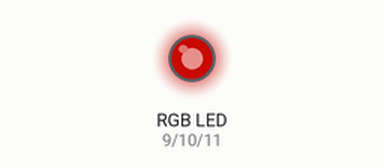
Simulated run of this sketch. Board: Arduino Uno, built with avr-gcc and run on an emulated ATmega328P. On the bench: an RGB LED mixed from three pins (HIGH = lit). Dim RGB values are drawn brighter than linear.

Above: at 0.05 s.
At 1.25 s:
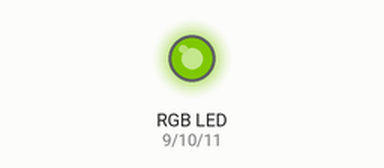
At 1.85 s:
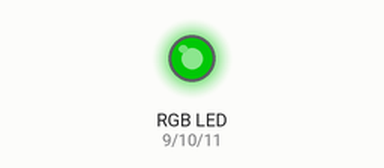
At 2.5 s:
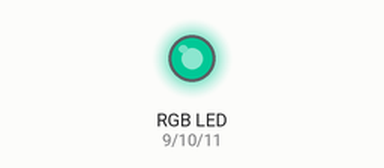
At 3.75 s:
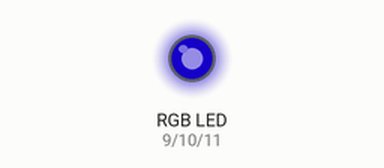
At 5.0 s:
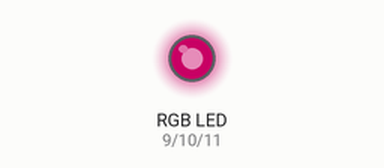
Timing chart, 0 to 7.1 s (numbered marks = the images above):
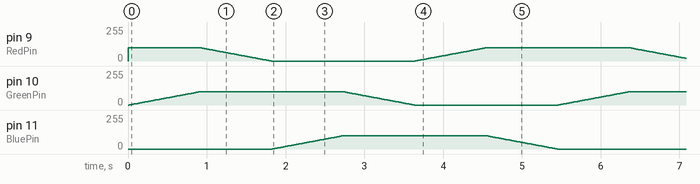

The sketch:

rgb-strobe.ino
```cpp
/*
 * This sweeps an RGB LED through a rainbow of colors.
 */

// RGB conversion code adapted from David H https://stackoverflow.com/a/6930407/857012
typedef struct {
	double r;       // a fraction between 0 and 1
	double g;       // a fraction between 0 and 1
	double b;       // a fraction between 0 and 1
} RGB;

static RGB hue2rgb(double hh);

RGB hue2rgb(double hh) {
	double p, q, ff;
	long i;
	RGB out;

	hh /= 60.0;
	i = (long)hh;
	ff = hh - i;
	p = 0.0;
	q = 1.0 - ff;

	switch (i) {
	case 0:
		out.r = 1;
		out.g = ff;
		out.b = p;
		break;
	case 1:
		out.r = q;
		out.g = 1;
		out.b = p;
		break;
	case 2:
		out.r = p;
		out.g = 1;
		out.b = ff;
		break;

	case 3:
		out.r = p;
		out.g = q;
		out.b = 1;
		break;
	case 4:
		out.r = ff;
		out.g = p;
		out.b = 1;
		break;
	case 5:
	default:
		out.r = 1;
		out.g = p;
		out.b = q;
		break;
	}
	return out;
}
// End RGB conversion code.

int RedPin = 9;
int GreenPin = 10;
int BluePin = 11;
int hue = 0; // Marches up from 0 through 359.

void setup() {
	pinMode(RedPin, OUTPUT);
	pinMode(GreenPin, OUTPUT);
	pinMode(BluePin, OUTPUT);
}

void loop() {
	RGB rgb = hue2rgb(hue);
	analogWrite(RedPin, rgb.r * 100);
	analogWrite(GreenPin, rgb.g * 100);
	analogWrite(BluePin, rgb.b * 100);
	if (++hue >= 360)
		hue = 0;

	delay(15);
}
```
